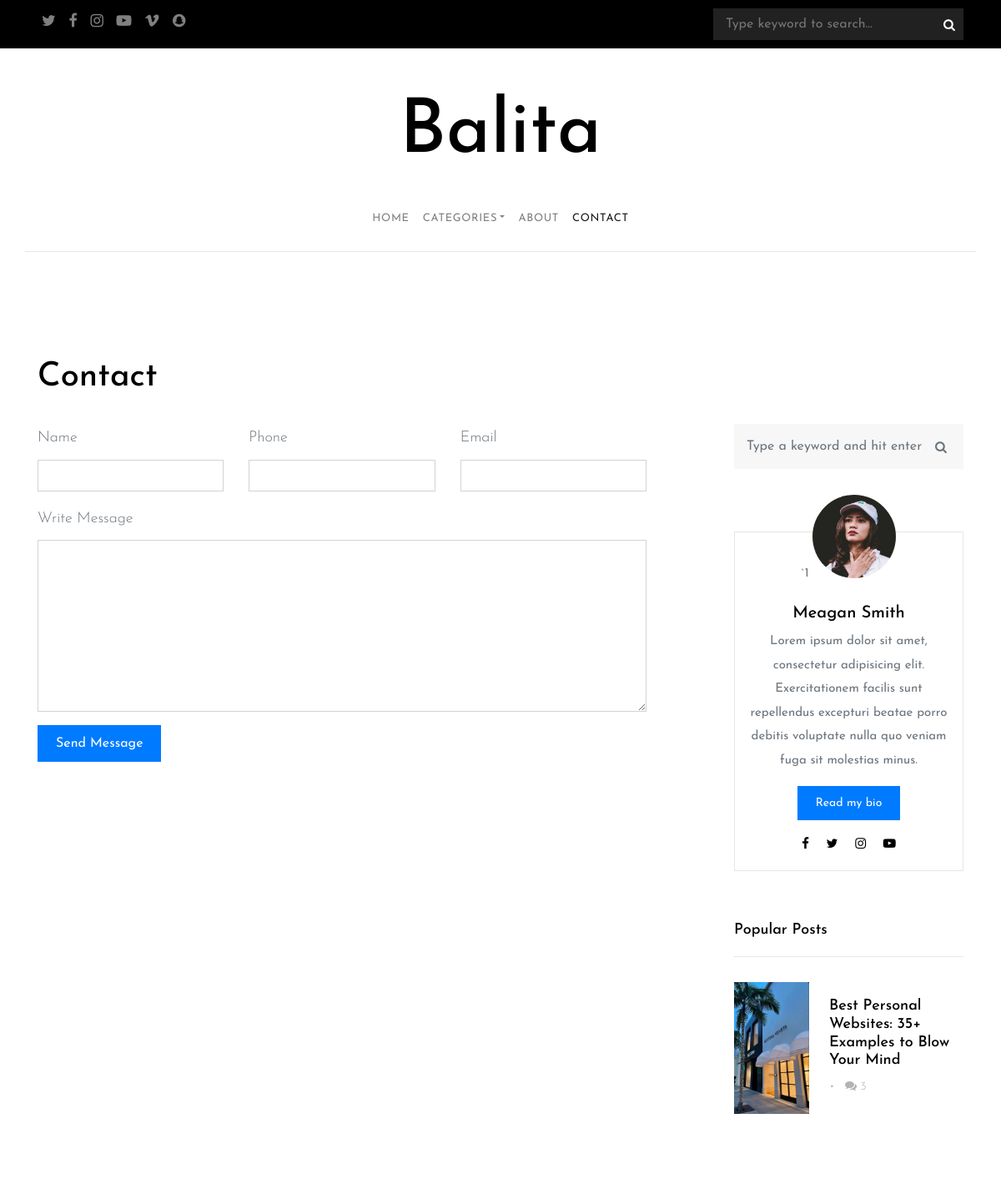
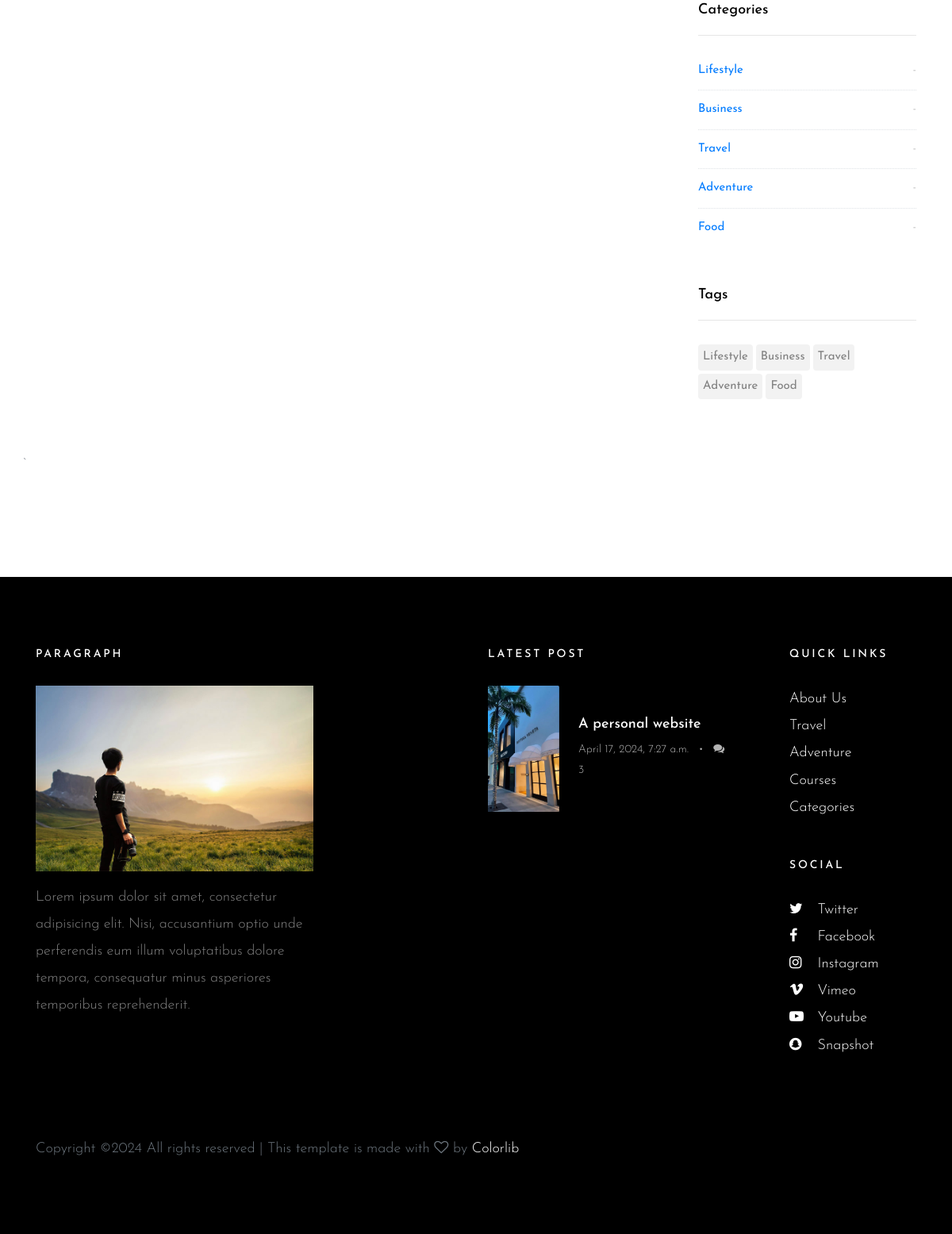
Page /contact/ on the committed database (2 pictures, top to bottom).
### blog/models.py (models this page shows, shortened)
class Post(models.Model):
    title = models.CharField(max_length=150)
    subject = models.CharField(max_length=150, blank=True, null=True)
    image = models.ImageField(upload_to='posts/', blank=True, null=True)
    description = RichTextField()
    category = models.ForeignKey(Category, on_delete=models.CASCADE)
    tags = models.ManyToManyField(Tag, blank=True)
    is_published = models.BooleanField(default=True)
    views_count = models.IntegerField(default=0)
    created_at = models.DateTimeField(auto_now_add=True)
    update_at = models.DateTimeField(auto_now=True)

class Category(models.Model):
    name = models.CharField(max_length=100)
    created_at = models.DateTimeField(auto_now_add=True)
    update_at = models.DateTimeField(auto_now=True)

class Tag(models.Model):
    name = models.CharField(max_length=100)
    created_at = models.DateTimeField(auto_now_add=True)
    update_at = models.DateTimeField(auto_now=True)

### blog/views.py (the view, shortened to what this page needs)
# urls.py: path('contact/', contact_view),
def contact_view(request):
    posts = Post.objects.filter(is_published=True)
    categories = Category.objects.all()
    tags = Tag.objects.all()
    cont = {
        'contact': 'active',
        'categories': categories,
        'latest_posts': posts.order_by('-created_at')[:3],
        'tags': tags,
    }
    return render(request, 'contact.html', context=cont)

### templates/contact.html (shortened to what this page needs)
{% extends 'layouts/base.html' %}
{% load static %}
{% block content %}
    <section class="site-section">
        <div class="container">
            <div class="row mb-4">
                <div class="col-md-6">
                    <h1>Contact</h1>
                </div>
            </div>
            <div class="row blog-entries">
                <div class="col-md-12 col-lg-8 main-content">
                    <form action="#" method="post">
                        <div class="row">
                            <div class="col-md-4 form-group">
                                <label for="name">Name</label>
                                <input name="name" type="text" id="name" class="form-control ">
                            </div>
                            <div class="col-md-4 form-group">
                                <label for="phone">Phone</label>
                                <input name="phone" type="text" id="phone" class="form-control ">
                            </div>
                            <div class="col-md-4 form-group">
                                <label for="email">Email</label>
                                <input name="email" type="email" id="email" class="form-control ">
                            </div>
                        </div>
                        <div class="row">
                            <div class="col-md-12 form-group">
                                <label for="message">Write Message</label>
                                <textarea name="message" id="message" class="form-control " cols="30"
                                          rows="8"></textarea>
                            </div>
                        </div>
                        <div class="row">
                            <div class="col-md-6 form-group">
                                <input type="submit" value="Send Message" class="btn btn-primary">
                            </div>
                        </div>
                    </form>
                </div>
                {% include 'layouts/sidebar.html' %}
                `
            </div>
        </div>
    </section>
{% endblock %}

### templates/layouts/base.html (shortened to what this page needs)
<!doctype html>
<html lang="en">
{% load static %}
<head>
    <link rel="stylesheet" href="{% static 'css/bootstrap.css' %}">
    <link rel="stylesheet" href="{% static 'css/animate.css' %}">
    <link rel="stylesheet" href="{% static 'css/owl.carousel.min.css' %}">
    <link rel="stylesheet" href="{% static 'fonts/ionicons/css/ionicons.min.css' %}">
    <link rel="stylesheet" href="{% static 'fonts/fontawesome/css/font-awesome.min.css' %}">
    <link rel="stylesheet" href="{% static 'fonts/flaticon/font/flaticon.css' %}">
    <link rel="stylesheet" href="{% static 'css/style.css' %}">
</head>
<body>
<header role="banner">
    <div class="top-bar">
        <div class="container">
            <div class="row">
                <div class="col-9 social">
                    <a href="#"><span class="fa fa-twitter"></span></a>
                    <a href="#"><span class="fa fa-facebook"></span></a>
                    <a href="#"><span class="fa fa-instagram"></span></a>
                    <a href="#"><span class="fa fa-youtube-play"></span></a>
                    <a href="#"><span class="fa fa-vimeo"></span></a>
                    <a href="#"><span class="fa fa-snapchat"></span></a>
                </div>
                <div class="col-3 search-top">
                    <form action="/search/" method="post" class="search-top-form">
                        <span class="icon fa fa-search"></span>
                        <input name="query" type="text" id="s" placeholder="Type keyword to search...">
                    </form>
                </div>
            </div>
        </div>
    </div>
    <div class="container logo-wrap">
        <div class="row pt-5">
            <div class="col-12 text-center">
                <h1 class="site-logo"><a href="/">Balita</a></h1>
            </div>
        </div>
    </div>
    <nav class="navbar navbar-expand-md  navbar-light bg-light">
        <div class="container">
            <div class="collapse navbar-collapse" id="navbarMenu">
                <ul class="navbar-nav mx-auto">
                    <li class="nav-item">
                        <a class="nav-link {{ home }}" href="/">Home</a>
                    </li>
                    <li class="nav-item dropdown">
                        <a class="nav-link dropdown-toggle {{ category_act }}" href="category/" id="dropdown05"
                           data-toggle="dropdown"
                           aria-haspopup="true" aria-expanded="false">Categories</a>
                    </li>
                    <li class="nav-item">
                        <a class="nav-link {{ about }}" href="/about">About</a>
                    </li>
                    <li class="nav-item">
                        <a class="nav-link {{ contact }}" href="/contact">Contact</a>
                    </li>
                </ul>
            </div>
        </div
    </nav>
</header>
{% block content %}
{% endblock %}
<footer class="site-footer">
    <div class="container">
        <div class="row mb-5">
            <div class="col-md-4">
                <h3>Paragraph</h3>
                <p>
                    <img src="{% static 'images/img_1.jpg' %}" alt="Image placeholder" class="img-fluid">
                </p>
                <p>Lorem ipsum dolor sit amet, consectetur adipisicing elit. Nisi, accusantium optio unde perferendis
                    eum illum voluptatibus dolore tempora, consequatur minus asperiores temporibus reprehenderit.</p>
            </div>
            <div class="col-md-6 ml-auto">
                <div class="row">
                    <div class="col-md-7">
                        <h3>Latest Post</h3>
                        <div class="post-entry-sidebar">
                            <ul>
                                {% for post in latest_posts %}
                                    <li>
                                        <a href="/blog/{{ post.id }}/?cat={{ post.category.id }}">
                                            <img src="{{ post.image.url }}" alt="Image placeholder" class="mr-4">
                                            <div class="text">
                                                <h4>{{ post.subject }}</h4>
                                                <div class="post-meta">
                                                    <span class="mr-2">{{ post.created_at }} </span> &bullet;
                                                    <span class="ml-2"><span class="fa fa-comments"></span> 3</span>
                                                </div>
                                            </div>
                                        </a>
                                    </li>
                                {% endfor %}
                            </ul>
                        </div>
                    </div>
                    <div class="col-md-1"></div>
                    <div class="col-md-4">
                        <div class="mb-5">
                            <h3>Quick Links</h3>
                            <ul class="list-unstyled">
                                <li><a href="#">About Us</a></li>
                                <li><a href="#">Travel</a></li>
                                <li><a href="#">Adventure</a></li>
                                <li><a href="#">Courses</a></li>
                                <li><a href="#">Categories</a></li>
                            </ul>
                        </div>
                        <div class="mb-5">
                            <h3>Social</h3>
                            <ul class="list-unstyled footer-social">
                                <li><a href="#"><span class="fa fa-twitter"></span> Twitter</a></li>
                                <li><a href="#"><span class="fa fa-facebook"></span> Facebook</a></li>
                                <li><a href="#"><span class="fa fa-instagram"></span> Instagram</a></li>
                                <li><a href="#"><span class="fa fa-vimeo"></span> Vimeo</a></li>
                                <li><a href="#"><span class="fa fa-youtube-play"></span> Youtube</a></li>
                                <li><a href="#"><span class="fa fa-snapchat"></span> Snapshot</a></li>
                            </ul>
                        </div>
                    </div>
                </div>
            </div>
        </div>
        <div class="row">
            <div class="col-md-12">
                Copyright &copy;<script>document.write(new Date().getFullYear());</script>
                All rights reserved | This template is made with <i class="fa fa-heart-o" aria-hidden="true"></i> by <a
                    href="https://colorlib.com/" target="_blank">Colorlib</a>
            </div>
        </div>
    </div>
</footer>
</body>
</html>

### templates/layouts/sidebar.html (shortened to what this page needs)
{% load static %}
<div class="col-md-12 col-lg-4 sidebar">
    <div class="sidebar-box search-form-wrap">
        <form action="/search/" method="post" class="search-form">
            <div class="form-group">
                <span class="icon fa fa-search"></span>
                <input name="query" type="text" class="form-control" id="s" placeholder="Type a keyword and hit enter">
            </div>
        </form>
    </div>
    <div class="sidebar-box">
        <div class="bio text-center">`1
            <img src="{% static 'images/person_1.jpg' %}" alt="Image Placeholder" class="img-fluid">
            <div class="bio-body">
                <h2>Meagan Smith</h2>
                <p>Lorem ipsum dolor sit amet, consectetur adipisicing elit. Exercitationem facilis sunt
                    repellendus excepturi beatae porro debitis voluptate nulla quo veniam fuga sit molestias
                    minus.</p>
                <p><a href="/about/" class="btn btn-primary btn-sm">Read my bio</a></p>
                <p class="social">
                    <a href="#" class="p-2"><span class="fa fa-facebook"></span></a>
                    <a href="#" class="p-2"><span class="fa fa-twitter"></span></a>
                    <a href="#" class="p-2"><span class="fa fa-instagram"></span></a>
                    <a href="#" class="p-2"><span class="fa fa-youtube-play"></span></a>
                </p>
            </div>
        </div>
    </div>
    <div class="sidebar-box">
        <h3 class="heading">Popular Posts</h3>
        <div class="post-entry-sidebar">
            <ul>
                {% for post in latest_posts %}
                    <li>
                        <a href="/blog/{{ post.id }}/?cat={{ post.category.id }}">
                            <img src="{{ post.image.url }}" alt="Image placeholder" class="mr-4">
                            <div class="text">
                                <h4>{{ post.title }}</h4>
                                <div class="post-meta">
                                    <span class="mr-2" {{ post.created_at }} </span> &bullet;
                                    <span class="ml-2"><span class="fa fa-comments"></span> 3</span>
                                </div>
                            </div>
                        </a>
                    </li>
                {% endfor %}
            </ul>
        </div>
    </div>
    <div class="sidebar-box">
        <h3 class="heading">Categories</h3>
        <ul class="categories">
            {% for category in categories %}
                <li><a href="/category/?cat={{ category.id }}">{{ category.name }} <span>-</span></a></li>
            {% endfor %}
        </ul>
    </div>
    <div class="sidebar-box">
        <h3 class="heading">Tags</h3>
        <ul class="tags">
            {% for tag in tags %}
                <li><a href="/tags/{{ tag.id }}">{{ tag.name }}</a></li>
            {% endfor %}
        </ul>
    </div>
</div>

### rows in the picture
Post: image (picture), title "Best Personal Websites: 35+ Examples to Blow Your Mind", subject "A personal website", created_at "April 17, 2024, 7:27 a.m."
Category: name "Lifestyle"
Category: name "Business"
Category: name "Travel"
Category: name "Adventure"
Category: name "Food"
Tag: name "Lifestyle"
Tag: name "Business"
Tag: name "Travel"
Tag: name "Adventure"
Tag: name "Food"
